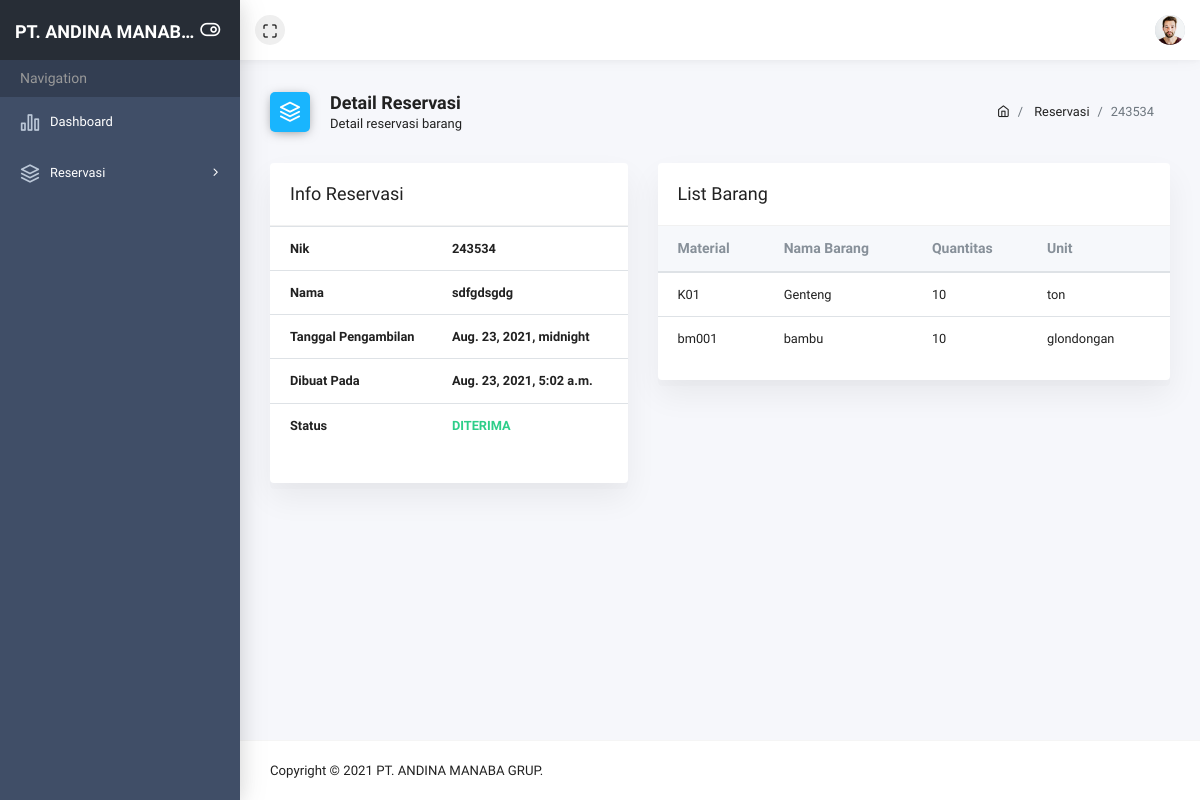
Before: /reservation/detail/6/ (signed in) with the older database file.
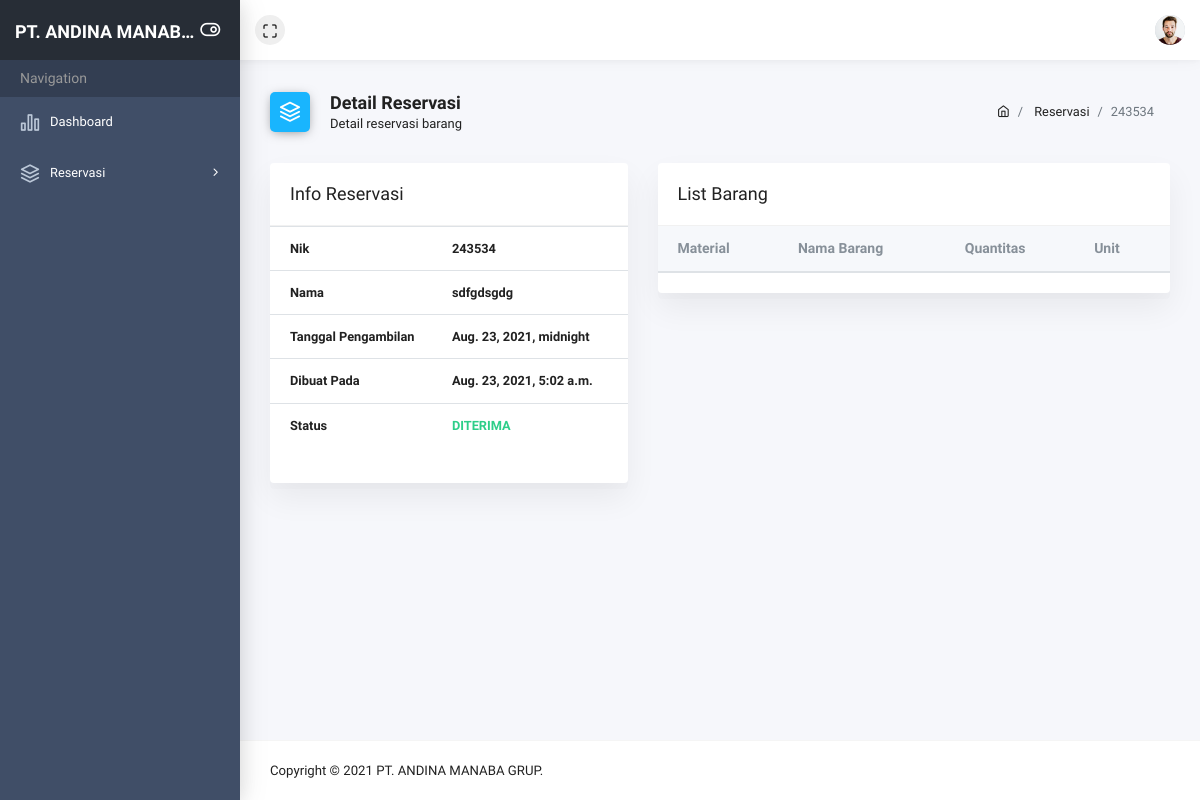
After: the same page with the newer database file.
### app_user/models.py (models this page shows, shortened)
class UserDetail(models.Model):
    user = models.OneToOneField(User, on_delete=models.CASCADE)
    photo = models.ImageField(upload_to='images/user', blank=True)
    address = models.TextField(blank=True)
    phone = models.CharField(max_length=15, blank=True)
    gender = models.CharField(max_length=1, choices=Gender.choices, default=Gender.MALE, blank=True)
    created_at = models.DateTimeField(auto_now_add=True)
    updated_at = models.DateTimeField(auto_now=True)

### app_admin/models.py (models this page shows, shortened)
class Reservation(models.Model):
    user = models.ForeignKey(User, on_delete=models.CASCADE)
    schedule = models.DateTimeField(default=datetime.now, blank=True, null=True)
    nik = models.CharField(max_length=80)
    name = models.CharField(max_length=80)
    status = models.IntegerField(choices=ReservationStatus.choices, default=ReservationStatus.PANDING)
    undo = models.BooleanField(default=False, blank=True)
    created = models.DateTimeField(auto_now_add=True)
    updated = models.DateTimeField(auto_now=True)

class ItemReservation(models.Model):
    user = models.ForeignKey(User, on_delete=models.CASCADE)
    reservation = models.ForeignKey(Reservation, on_delete=models.CASCADE, null=True, blank=True)
    provider = models.CharField(max_length=80, blank=True)
    item = models.ForeignKey(Item, on_delete=models.CASCADE)
    quantity = models.IntegerField(default=0, blank=True)
    unit = models.CharField(max_length=50, blank=True)
    created = models.DateTimeField(auto_now_add=True)
    updated = models.DateTimeField(auto_now=True)

class Item(models.Model):
    name = models.CharField(max_length=80)
    price = models.IntegerField(default=0)
    stock = models.IntegerField(default=0)
    unit = models.CharField(max_length=80, blank=True)
    provider = models.CharField(max_length=80, blank=True)
    created = models.DateTimeField(auto_now_add=True)
    updated = models.DateTimeField(auto_now=True)

### app_user/views.py (the view)
# urls.py: path('reservation/detail/<int:pk>/', reservation_detail, name='reservation-detail'),
@login_required(login_url='/signin/')
def reservation_detail(request, pk):
    if is_admin(request.user):
        return redirect('admin-home')
    else:
        reservation = Reservation.objects.get(pk=pk)
        reservation_items = ItemReservation.objects.filter(reservation=reservation)
        context = {'reservation': reservation, 'reservation_items': reservation_items}
        return render(request, 'app_user/reservation-detail.html', context)

### templatetags/user.py (called while the page is built)
@register.filter
def getUserPhoto(user_id):
    try:
        return UserDetail.objects.get(user__id=user_id).photo
    except:
        return ""

@register.filter
def is_admin(user):
    return user.groups.filter(name=UserRole.ADMIN.value).exists()

### utils/helpers.py (called while the page is built)
def is_admin(user: User) -> bool:
    groupName = UserRole.ADMIN.value
    group = Group.objects.get(name=groupName)
    if group in user.groups.all():
        return True
    else:
        return False

### templates/app_user/reservation-detail.html (shortened to what this page needs)
{% extends 'base.html' %}
{% block heading_icon %}
<i class="ik ik-layers bg-blue"></i>
{% endblock heading_icon %}
{% block heading %}
<h5>Detail Reservasi</h5>
<span>Detail reservasi barang</span>
{% endblock heading %}
{% block breadcrumb %}
<li class="breadcrumb-item">
    <a href="{% url 'reservation-list' %}">Reservasi</a>
</li>
<li class="breadcrumb-item active" aria-current="page">{{reservation.nik}}</li>
{% endblock breadcrumb %}
{% block content %}
<div class="row">
    <div class="col-5">
        <div class="card table-card">
            <div class="card-header">
                <h3>Info Reservasi</h3>
            </div>
            <div class="card-block">
                <table class="table">
                    <tr>
                        <th>Nik</th>
                        <th>{{reservation.nik}}</th>
                    </tr>
                    <tr>
                        <th>Nama</th>
                        <th>{{reservation.name}}</th>
                    </tr>
                    <tr>
                        <th>Tanggal Pengambilan</th>
                        <th>{{reservation.schedule}}</th>
                    </tr>
                    <tr>
                        <th>Dibuat Pada</th>
                        <th>{{reservation.created}}</th>
                    </tr>
                    <tr>
                        <th>Status</th>
                        <th>
                            {% if reservation.status == 1 %}
                            <span class="text-success">
                                DITERIMA
                            </span>
                            {% endif %}
                        </th>
                    </tr>
                </table>
            </div>
        </div>
    </div>
    <div class="col-7">
        <div class="card table-card">
            <div class="card-header">
                <h3>List Barang</h3>
            </div>
            <div class="card-block">
                <div class="table-responsive">
                    <table class="table table-hover mb-0">
                        <thead>
                            <tr>
                                <th>Material</th>
                                <th>Nama Barang</th>
                                <th>Quantitas</th>
                                <th>Unit</th>
                            </tr>
                        </thead>
                        <tbody>
                            {% for item in reservation_items %}
                            <tr>
                                <td>{{item.provider}}</td>
                                <td>{{item.item.name}}</td>
                                <td>{{item.quantity}}</td>
                                <td>{{item.unit}}</td>
                            </tr>
                            {% endfor %}
                        </tbody>
                    </table>
                </div>
            </div>
        </div>
    </div>
</div>
{% endblock content %}

### templates/base.html (shortened to what this page needs)
{% load static %}
<!doctype html>
<html class="no-js" lang="en">
    <head>
        {% include 'components/load-top.html' %}
    </head>
    <body>
        <div class="wrapper">
            {% include 'components/header.html' %}
            <div class="page-wrap">
                {% include 'components/sidebar.html' %}
                <div class="main-content">
                    <div class="container-fluid">
                        <div class="page-header">
                            <div class="row align-items-end">
                                <div class="col-lg-8">
                                    <div class="page-header-title">
                                        {% block heading_icon %}{% endblock heading_icon %}
                                        <div class="d-inline">
                                            {% block heading %}{% endblock heading %}
                                        </div>
                                    </div>
                                </div>
                                <div class="col-lg-4">
                                    <nav class="breadcrumb-container" aria-label="breadcrumb">
                                        <ol class="breadcrumb">
                                            <li class="breadcrumb-item">
                                                <a href="{% url 'user-home' %}"><i class="ik ik-home"></i></a>
                                            </li>
                                            {% block breadcrumb %}{% endblock breadcrumb %}
                                        </ol>
                                    </nav>
                                </div>
                            </div>
                        </div>
                        {% block content %}
                        {% endblock content %}
                    </div>
                </div>
                {% include 'components/footer.html' %}
            </div>
        </div>
    </body>
</html>

### templates/components/load-top.html (shortened to what this page needs)
{% load static %}
<link rel="stylesheet" href="{% static 'theme/plugins/bootstrap/dist/css/bootstrap.min.css' %}">
<link rel="stylesheet" href="{% static 'theme/plugins/fontawesome-free/css/all.min.css' %}">
<link rel="stylesheet" href="{% static 'theme/plugins/ionicons/dist/css/ionicons.min.css' %}">
<link rel="stylesheet" href="{% static 'theme/plugins/icon-kit/dist/css/iconkit.min.css' %}">
<link rel="stylesheet" href="{% static 'theme/plugins/perfect-scrollbar/css/perfect-scrollbar.css' %}">
<link rel="stylesheet" href="{% static 'theme/dist/css/theme.min.css' %}">

### templates/components/header.html (shortened to what this page needs)
{% load static %}
{% load tags_user %}
{% load tags_admin %}
<header class="header-top" header-theme="light">
    <div class="container-fluid">
        <div class="d-flex justify-content-between">
            <div class="top-menu d-flex align-items-center">
                <button type="button" id="navbar-fullscreen" class="nav-link"><i class="ik ik-maximize"></i></button>
            </div>
            <div class="top-menu d-flex align-items-center">
                <div class="dropdown">
                    <a class="dropdown-toggle" href="#" id="userDropdown" role="button" data-toggle="dropdown" aria-haspopup="true" aria-expanded="false">
                        {% if user.pk|getUserPhoto %}
                        <img class="avatar" src="{{MEDIA_URL}}{{user.pk|getUserPhoto}}" alt="">
                        {% else %}
                        <img class="avatar" src="{% static 'images/no-profile.jpeg' %}" alt="">
                        {% endif %}
                    </a>
                </div>
            </div>
        </div>
    </div>
</header>

### templates/components/sidebar.html (shortened to what this page needs)
{% load static %}
{% load tags_user %}
<div class="app-sidebar colored">
    <div class="sidebar-header">
        <a class="header-brand" href="/" data-toggle="tooltip" data-placement="bottom" title="PT. ANDINA MANABA GRUP">
            <span class="text" style="font-size: 18px;">{{"PT. ANDINA MANABA GRUP"|truncatechars:17}}</span>
        </a>
        <button type="button" class="nav-toggle"><i data-toggle="expanded" class="ik ik-toggle-right toggle-icon"></i></button>
    </div>
    <div class="sidebar-content">
        <div class="nav-container">
            <nav id="main-menu-navigation" class="navigation-main">
                <div class="nav-lavel">Navigation</div>
                <div class="nav-item">
                    <a href="{% url 'admin-home' %}"><i class="ik ik-bar-chart-2"></i><span>Dashboard</span></a>
                </div>
                {% if user|is_admin %}
                <div class="nav-item has-sub">
                    <a href="javascript:void(0)"><i class="ik ik-package"></i>Barang</a>
                    <div class="submenu-content">
                        <a href="{% url 'item-list' %}" class="menu-item">List Barang</a>
                        <a href="{% url 'item-create' %}" class="menu-item">Tambah Barang</a>
                    </div>
                </div>
                <div class="nav-item">
                    <a href="{% url 'reservation-list' %}"><i class="ik ik-layers"></i><span>Reservasi</span></a>
                </div>
                <div class="nav-item">
                    <a href="{% url 'user-list' %}"><i class="ik ik-users"></i><span>Leaders</span></a>
                </div>
                <div class="nav-item has-sub">
                    <a href="javascript:void(0)"><i class="ik ik-user"></i>Teknisi</a>
                    <div class="submenu-content">
                        <a href="{% url 'technician-list' %}" class="menu-item">List Teknisi</a>
                        <a href="{% url 'technician-create' %}" class="menu-item">Tambah Teknisi</a>
                    </div>
                </div>
                {% else %}
                <div class="nav-item has-sub">
                    <a href="javascript:void(0)"><i class="ik ik-layers"></i>Reservasi</a>
                </div>
                {% endif %}
            </nav>
        </div>
    </div>
</div>

### templates/components/chat-panel.html (shortened to what this page needs)
{% load static %}

### templates/components/footer.html
<footer class="footer">
    <div class="w-100 clearfix">
        <span class="text-center text-sm-left d-md-inline-block">Copyright © {% now 'Y' %} <a href="/">PT. ANDINA MANABA GRUP</a>.</span>
    </div>
</footer>

### templates/components/load-bottom.html (shortened to what this page needs)
{% load static %}

Changed rows visible on the page:
removed ItemReservation: provider "K01", item.name "Genteng", quantity "10", unit "ton"
removed ItemReservation: provider "bm001", item.name "bambu", quantity "10", unit "glondongan"
